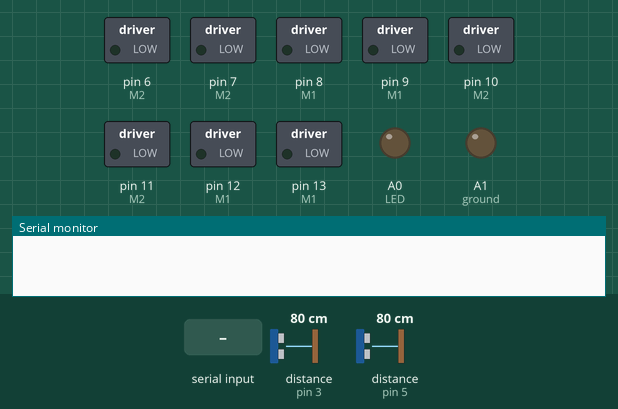
Recording of a sketch running on a simulated Arduino Uno, built with avr-gcc and run on an emulated ATmega328P. On the bench: switched loads named in the sketch (green lamp = pin HIGH), output pins drawn as LEDs (lit = HIGH), the last lines printed to the serial monitor. Wiring (inferred from the names in the program): 2 × ultrasonic range finder: trigger pin 2, echo pin 3 / trigger pin 4, echo pin 5. The test bench sets the inputs (shaded band); at power-on: distance to the obstacle (sensors on pin 3, pin 5) 80 cm. The echo pulse lasts 58.3 µs per cm; pins used as bus, display or sensor lines are not drawn.

Above: at 1.2 s.
1.3 s: "a" received over Serial
At 1.8 s:
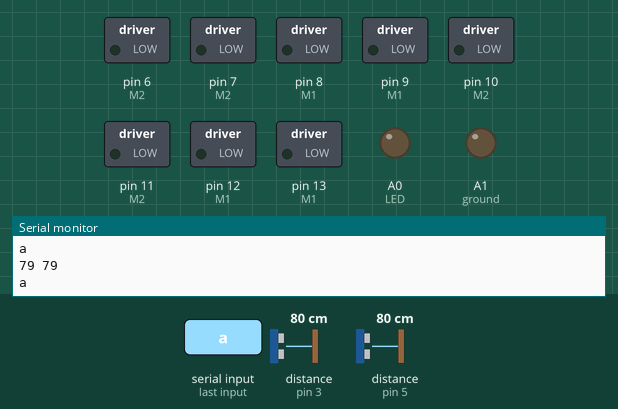
2.8 s: "d" received over Serial
At 4.0 s:
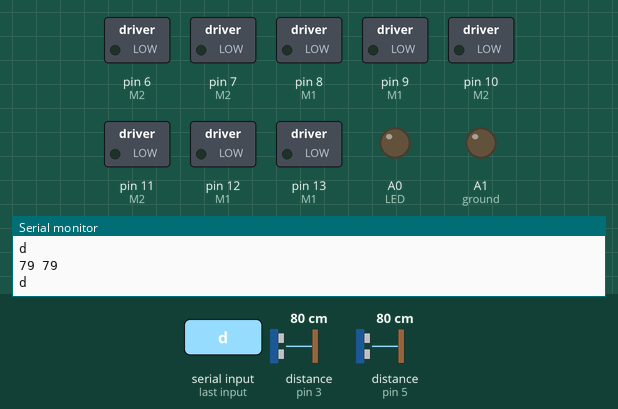
4.3 s: "w" received over Serial
At 5.4 s:
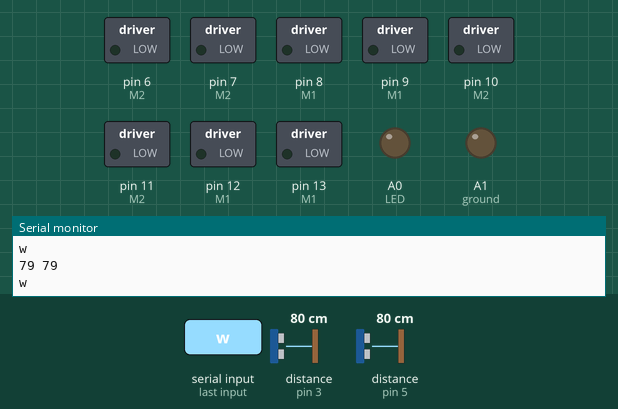
Timing chart, 0 to 7.3 s (numbered marks = the images above; inputs shaded):
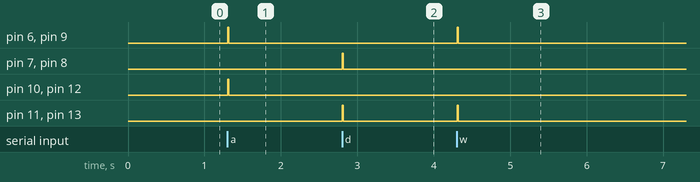

Measured:
- after the input at 1.3 s, pin 6 (M2), pin 9 (M1), pin 10 (M2), pin 12 (M1): LOW → HIGH at once, → LOW 0.01 s later
- after the input at 2.8 s, pin 7 (M2), pin 8 (M1), pin 11 (M2), pin 13 (M1): LOW → HIGH at once, → LOW 0.01 s later
- after the input at 4.3 s, pin 6 (M2), pin 9 (M1), pin 11 (M2), pin 13 (M1): LOW → HIGH at once, → LOW 0.01 s later

The sketch:

cartXBee.ino
```cpp
//reciever
/*
DC Motor connections, 6,7,8,9,10, 11, 12, 13
Ultrasound sensor , 4=trigPin, 5=echoPin
Ultrasound sensor , 2=trigPin, 3=echoPin

LED, 7
*/
//#include <SoftwareSerial.h>
//SoftwareSerial XBee(0, 1);//RX,TX;

#define trigPin 2
#define echoPin 3
#define trigPin2 4
#define echoPin2 5

void setup(){
  Serial.begin(9600);
  //XBee.begin(9600);
  pinMode(A0, OUTPUT);//LED
  pinMode(A1,OUTPUT);//ground
  pinMode(6, OUTPUT);//M2
  pinMode(7, OUTPUT);//M2
  pinMode(8, OUTPUT);//M1
  pinMode(9, OUTPUT);//M1
  pinMode(10, OUTPUT);//M2
  pinMode(11, OUTPUT);//M2
  pinMode(12, OUTPUT);//M1
  pinMode(13, OUTPUT);//M1

 pinMode(trigPin, OUTPUT);
  pinMode(echoPin, INPUT);
   pinMode(trigPin2, OUTPUT);
  pinMode(echoPin2, INPUT);
  //pinMode(4, OUTPUT);//for ultrasonic
  //pinMode(5, INPUT); //for ultrasonic
  //pinMode(2, OUTPUT);//for ultrasonic
  //pinMode(3, INPUT); //for ultrasonic

}
void loop(){
  analogWrite(A1, LOW);
  char mydata;
  long duration, distance,duration2,distance2;
  digitalWrite(trigPin, LOW);  // Added this line
  delayMicroseconds(2); // Added this line
  digitalWrite(trigPin, HIGH);
//  delayMicroseconds(1000); - Removed this line
  delayMicroseconds(10); // Added this line
  digitalWrite(trigPin, LOW);
  duration = pulseIn(echoPin, HIGH);
  distance = (duration/2) / 29.1;


  digitalWrite(trigPin2, LOW);  // Added this line
  delayMicroseconds(2); // Added this line
  digitalWrite(trigPin2, HIGH);
//  delayMicroseconds(1000); - Removed this line
  delayMicroseconds(10); // Added this line
  digitalWrite(trigPin2, LOW);
  duration2 = pulseIn(echoPin2, HIGH);
  distance2 = (duration2/2) / 29.1;
//  Serial.print("Dist");
//Serial.println(distance2);

//  Serial.print("Dist ");
//  Serial.println(distance);
//  Serial.print("Dist 2 ");
//  Serial.println(distance2);
  //&& (distance>20 && distance2>20)
  if(Serial.available()>0 ){
    Serial.println("lasllafsfkanfkajhfak");
    mydata = Serial.read();
    if(distance < 20 || distance2 < 20)
    {
       mydata='z';
       analogWrite(A0, 1023);
      Serial.println("Obstacle detected");
    }
      Serial.println(mydata);
      Serial.print(distance);
      Serial.print(" ");
      Serial.println(distance2);
//      Serial.write("blablabla");
//uncomment when Ultrasonic is connected

 //     else{
        /*
        analogWrite(A0, LOW);
        analogWrite(A0, LOW);
        digitalWrite(6, LOW);
        digitalWrite(7, LOW);
        digitalWrite(8, LOW);
        digitalWrite(9, LOW);
        digitalWrite(10, LOW);
        digitalWrite(11, LOW);
        digitalWrite(12, LOW);
        digitalWrite(13, LOW);
      //  delay(100);
      */
      Serial.println(mydata);
        if(mydata=='a'){
          //"left"

          analogWrite(A0, LOW);
          digitalWrite(6, HIGH);
          digitalWrite(7, LOW);
          digitalWrite(8, LOW);
          digitalWrite(9, HIGH);
          digitalWrite(10, HIGH);
          digitalWrite(11, LOW);
          digitalWrite(12, HIGH);
          digitalWrite(13, LOW);

        }
        else if(mydata=='d'){
          //"right"
          analogWrite(A0, LOW);
          digitalWrite(6, LOW);
          digitalWrite(7, HIGH);
          digitalWrite(8, HIGH);
          digitalWrite(9, LOW);
          digitalWrite(10, LOW);
          digitalWrite(11, HIGH);
          digitalWrite(12, LOW);
          digitalWrite(13, HIGH);

        }
        else if(mydata=='w'){
          //"Forward"
          analogWrite(A0, LOW);
          digitalWrite(6, HIGH);//HIGH
          digitalWrite(7, LOW);
          digitalWrite(8, LOW);
          digitalWrite(9, HIGH);//HIGH
          digitalWrite(10, LOW);
          digitalWrite(11, HIGH);//HIGH
          digitalWrite(12, LOW);
          digitalWrite(13, HIGH);

        }
        else if(mydata=='z'){
          //"STOP"
          analogWrite(A0, LOW);
          digitalWrite(6, LOW);
          digitalWrite(7, LOW);
          digitalWrite(8, LOW);
          digitalWrite(9, LOW);
          digitalWrite(10, LOW);
          digitalWrite(11, LOW);
          digitalWrite(12, LOW);
          digitalWrite(13, LOW);
        }
//      }

    }
    else{
//        Serial.println("lalalal");
        analogWrite(A0, HIGH);
        digitalWrite(6, LOW);
        digitalWrite(7, LOW);
        digitalWrite(8, LOW);
        digitalWrite(9, LOW);
        digitalWrite(10, LOW);
        digitalWrite(11, LOW);
        digitalWrite(12, LOW);
        digitalWrite(13, LOW);

    }
  }
```
